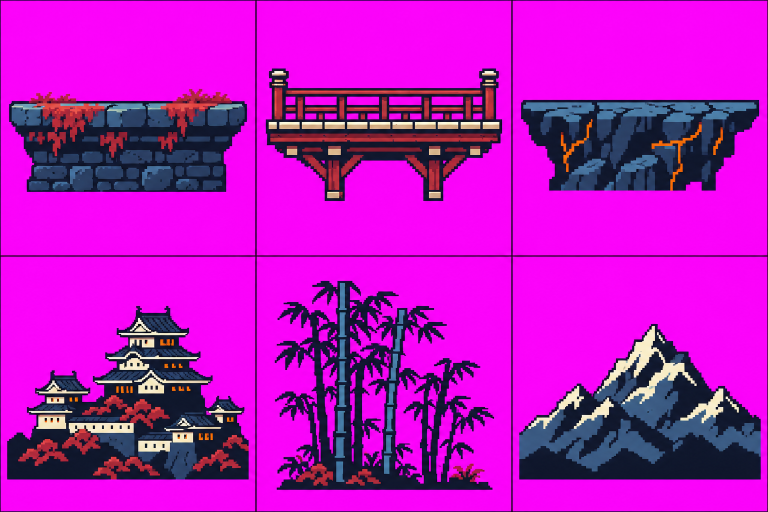
#> input picture assets/pixel-redesign/world.png, 1536 x 1024 px (shown at 1/2 size)
$ python prepare_pixel_redesign.py
#> lines starting #> are read from the running program, lines starting #| are printed output that depends on the picture; after the words box and inside, x2 and y2 are one past the last pixel; in counts of white or black regions, pixels touching at a corner belong together
"""Deterministic extraction/pixel-grid cleanup of image-generated assets."""
from pathlib import Path
from PIL import Image
import shutil,zipfile
ROOT=Path(__file__).resolve().parents[1]
OUT=ROOT/'game/art/pixel-redesign'
SRC=ROOT/'assets/pixel-redesign'
PALETTE=['0b101d','151d30','253349','3e526b','697d8b','a8b5b1','f3e4bb','cdb68b','712a3d','a83d40','d45d40','f39b46','37645d','5c8e76','332337','504052','872b36','da5247','1c1827','eeeacb','8d7180','9c6247','57342f','283f4c']
pal=Image.new('P',(1,1));pal.putpalette([v for h in PALETTE for v in bytes.fromhex(h)]+[0]*(768-len(PALETTE)*3))
def pixel(im, factor=2):
 size=im.size
 im=im.convert('RGBA').resize((max(1,size[0]//factor),max(1,size[1]//factor)),Image.Resampling.NEAREST)
 alpha=im.getchannel('A').point(lambda x:255 if x>=128 else 0)
 im=im.convert('RGB').quantize(palette=pal,dither=Image.Dither.NONE).convert('RGBA');im.putalpha(alpha)
 return im.resize(size,Image.Resampling.NEAREST)
def extract(source,names):
 im=Image.open(source).convert('RGBA');w,h=im.size
#> after `w, h = im.size`: w = 1536; h = 1024
 for i,name in enumerate(names):
  cell=im.crop(((i%3)*w//3+5,(i//3)*h//2+5,(i%3+1)*w//3-5,(i//3+1)*h//2-5))
  data=cell.load()
  for y in range(cell.height):
   for x in range(cell.width):
    r,g,b,a=data[x,y]
    if r>150 and b>140 and g<110:data[x,y]=(0,0,0,0)
  bbox=cell.getbbox();cell=cell.crop(bbox)
  # Quantize generated source to a strict small pixel grid, preserving alpha.
  cell.thumbnail((128,96) if i<3 else (128,128),Image.Resampling.NEAREST)
  pixel(cell,1).save(OUT/(name+'.png'))
#> this loop made 6 passes
#> bbox on passes 1 to 6: (13, 173, 489, 379), (15, 132, 487, 397), (13, 195, 489, 376), (9, 95, 492, 442), (32, 45, 471, 463), (9, 131, 493, 442)
#> pass 1, in pixel, `alpha=im.getchannel('A').point(lambda x:255 if x>=128 else 0)`:
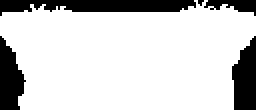
#> alpha: PIL image 128x55 L (shown 2 times larger); 81.3% white; 5 black regions (1 under 20 px), largest, box (x1, y1, x2, y2) and area: (0, 0, 98, 8) 532, (116, 18, 128, 55) 341, (0, 18, 13, 55) 323, (102, 0, 128, 8) 115
#> after the loop:
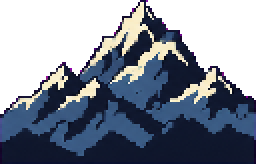
#> cell: PIL image 128x82 RGBA (shown 2 times larger); mean R, G, B, A 36.9, 44.5, 58.2, 162.9; transparent parts drawn white
extract(SRC/'world.png',['stone','balcony','rock','castle','bamboo','mountain'])
extract(SRC/'ui.png',['button','button_selected','panel','dpad','sword','jump'])
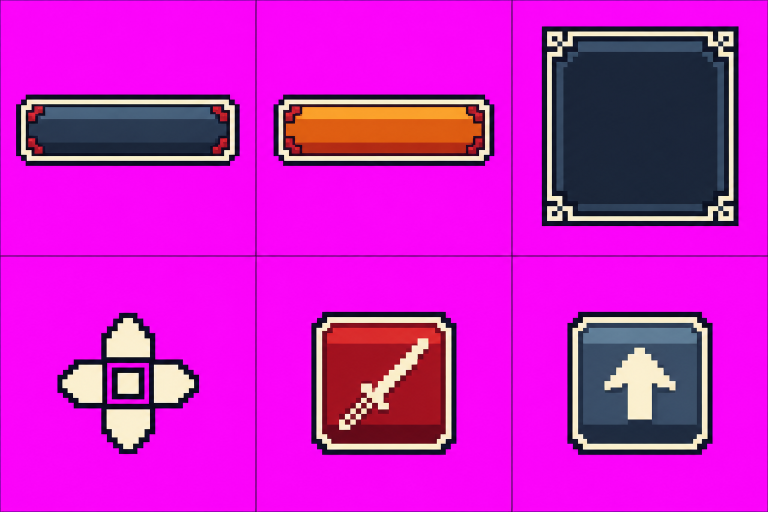
#> input picture assets/pixel-redesign/ui.png, 1536 x 1024 px (shown at 1/2 size)
#> the loop in extract (call 2), `for i,name in enumerate(names):` made 6 passes
#> bbox on passes 1 to 6: (27, 184, 475, 327), (30, 184, 472, 327), (54, 48, 448, 447), (110, 109, 393, 391), (106, 107, 396, 393), (106, 107, 396, 393)
#> pass 1, in extract (call 2), `cell=im.crop(((i%3)*w//3+5,(i//3)*h//2+5,(i%3+1)*w//3-5,(i//3+1)*h//2-..`:
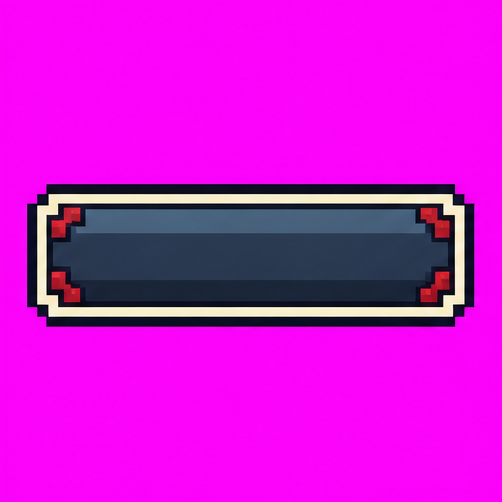
#> cell: PIL image 502x502 RGBA; mean R, G, B, A 206.6, 21.7, 209.8, 255
#> pass 1, in extract (call 2), `cell = cell.crop(bbox)`:
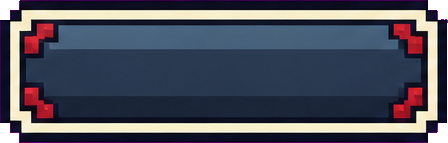
#> cell: PIL image 448x143 RGBA; mean R, G, B, A 72.2, 74.5, 87.9, 249.9; transparent parts drawn white
#> pass 1, in pixel (call 7), `alpha=im.getchannel('A').point(lambda x:255 if x>=128 else 0)`:
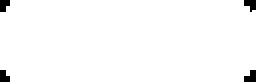
#> alpha: PIL image 128x41 L (shown 2 times larger); 98.1% white; 4 black regions, box (x1, y1, x2, y2) and area: (122, 35, 128, 41) 27, (122, 0, 128, 6) 25, (0, 0, 5, 6) 24, (0, 35, 5, 41) 24
#> after the loop in extract (call 2), `for i,name in enumerate(names):`:
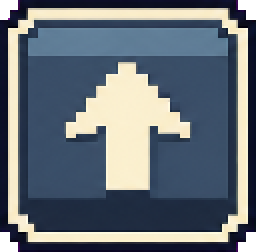
#> cell: PIL image 128x126 RGBA (shown 2 times larger); mean R, G, B, A 99, 107.8, 116.3, 250.6; transparent parts drawn white
print('Extracted generated assets; existing gameplay textures are preserved')
